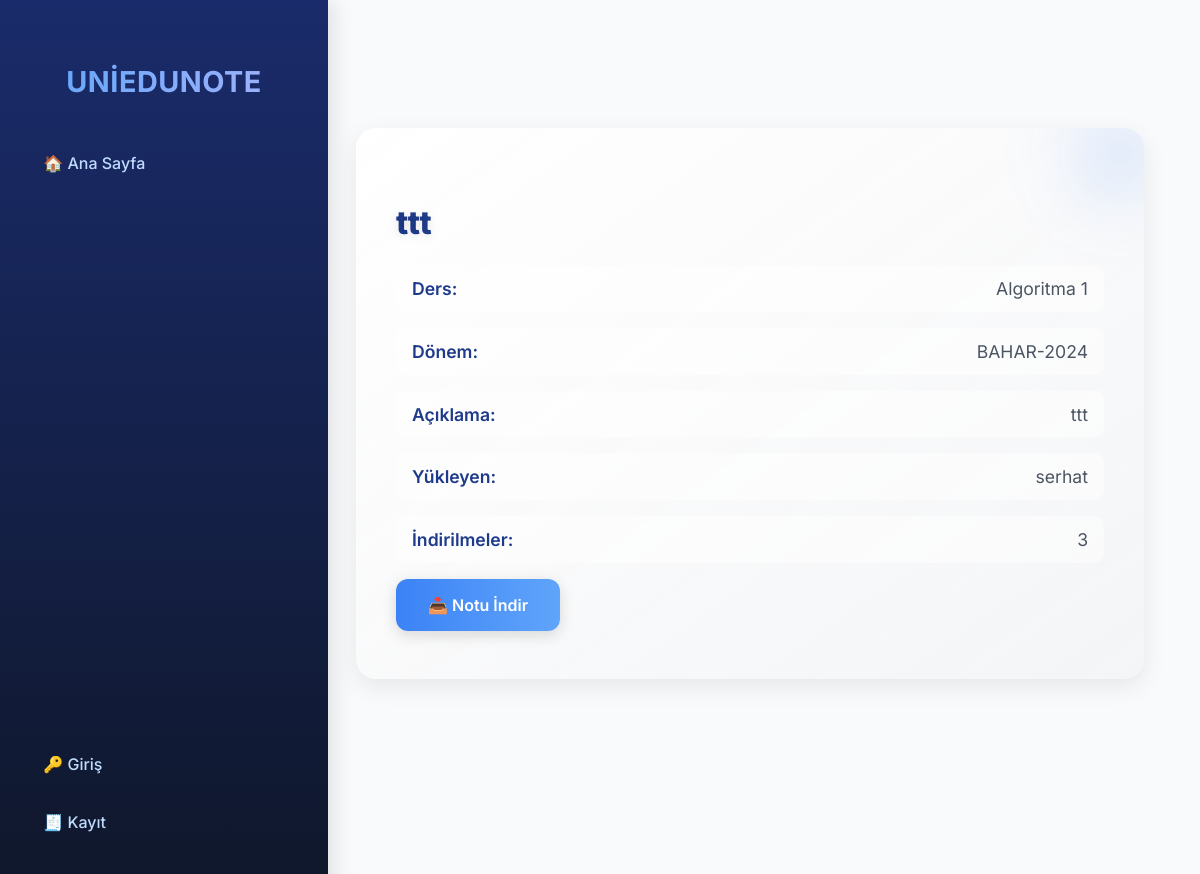
Page /notes/2/ on the earlier database version.
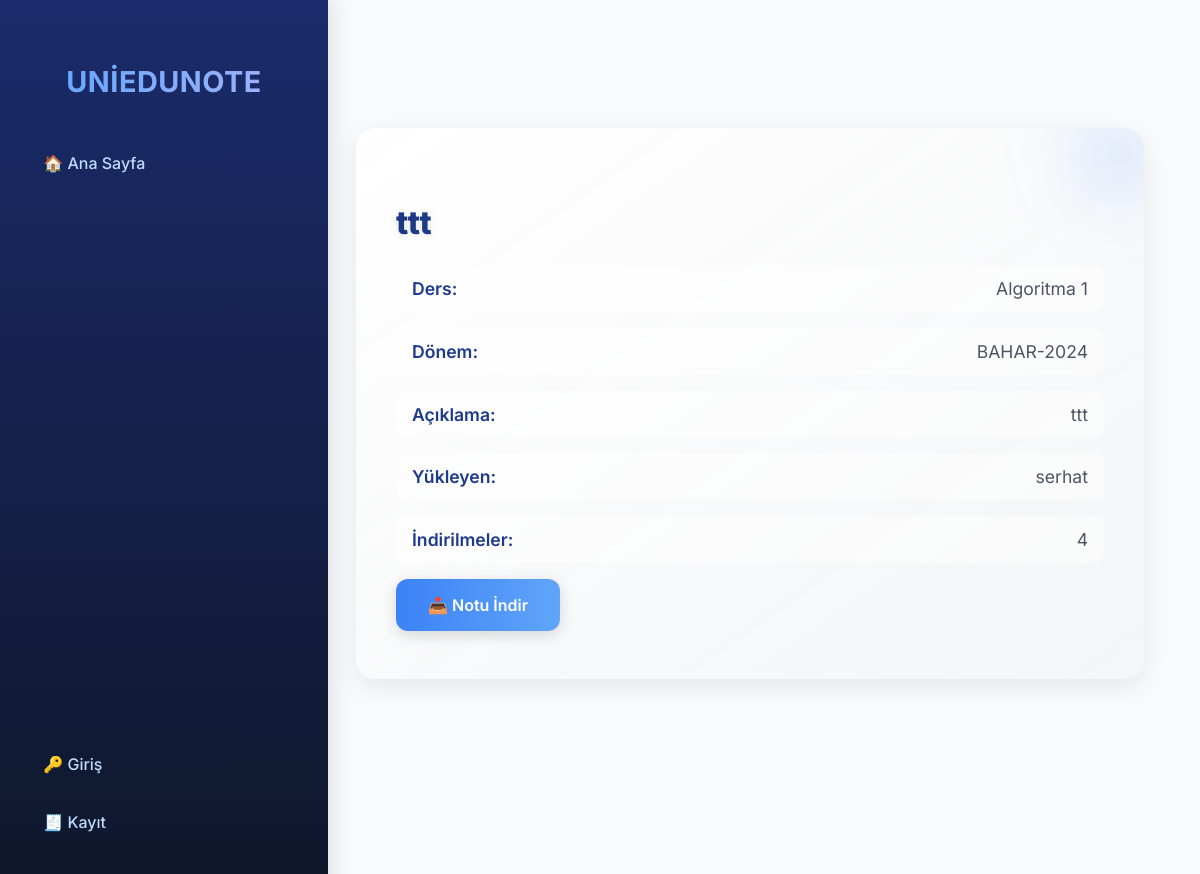
Same page on the later database version.
### notes/models.py (models this page shows, shortened)
class Note(models.Model):
    SEMESTER_CHOICES = [
        ('BAHAR-2024', 'Bahar 2024'),
        ('GÜZ-2024', 'Güz 2024'),
        ('BAHAR-2025', 'Bahar 2025'),
        ('GÜZ-2025', 'Güz 2025'),
    ]
    user = models.ForeignKey(User, on_delete=models.CASCADE)
    university = models.ForeignKey(University, on_delete=models.CASCADE)
    faculty = models.ForeignKey(Faculty, on_delete=models.CASCADE)
    department = models.ForeignKey(Department, on_delete=models.CASCADE)
    course = models.ForeignKey(Course, on_delete=models.CASCADE)
    semester = models.CharField(max_length=20, choices=SEMESTER_CHOICES)
    title = models.CharField(max_length=255)
    description = models.TextField(blank=True, null=True)
    file = models.FileField(upload_to='notes/')
    uploaded_at = models.DateTimeField(auto_now_add=True)
    download_count = models.IntegerField(default=0)
    likes = models.IntegerField(default=0)

### categories/models.py (models this page shows, shortened)
class Course(models.Model):
    department = models.ForeignKey(Department, on_delete=models.CASCADE, related_name="courses")
    name = models.CharField(max_length=255)

### users/models.py (models this page shows, shortened)
class User(AbstractUser):
    university = models.CharField(max_length=100, blank=True, null=True)
    points = models.IntegerField(default=0)

### notes/views.py (the view)
# urls.py: path('notes/<int:pk>/', note_detail, name='note_detail'),
def note_detail(request, pk):
    note = get_object_or_404(Note, pk=pk)
    return render(request, 'notes/note_detail.html', {'note': note})

### templates/notes/note_detail.html (shortened to what this page needs)
{% extends "base.html" %}
{% block content %}
<div class="note-detail-card">
  <h2>{{ note.title }}</h2>
  <p><strong>Ders:</strong> {{ note.course.name }}</p>
  <p><strong>Dönem:</strong> {{ note.semester }}</p>
  <p><strong>Açıklama:</strong> {{ note.description|default:"-" }}</p>
  <p><strong>Yükleyen:</strong> {{ note.user.username }}</p>
  <p><strong>İndirilmeler:</strong> {{ note.download_count }}</p>
  <a href="{% url 'download_note' note.pk %}">📥 Notu İndir</a>
</div>
{% endblock %}

Differences in the rows shown:
changed Note "ttt": download_count "3" → "4"
